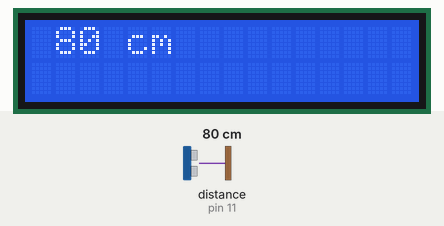
This sketch was run on a simulated Arduino Uno, built with avr-gcc and run on an emulated ATmega328P. Parts: 16×2 character LCD. Wiring (inferred from the names in the program): ultrasonic range finder: trigger pin 10; echo pin 11. The inputs (shaded band) are chosen by the test bench; at power-on: distance to the obstacle (sensor on pin 11) 80 cm. The echo pulse lasts 58.3 µs per cm; what the sketch prints to the serial monitor is not drawn.

Above: at 1.2 s.
1.3 s: distance to the obstacle (sensor on pin 11) set to 2 cm
At 2.1 s:
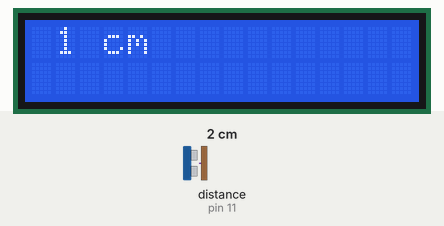
3.0 s: distance to the obstacle (sensor on pin 11) set to 4 cm
At 4.1 s:
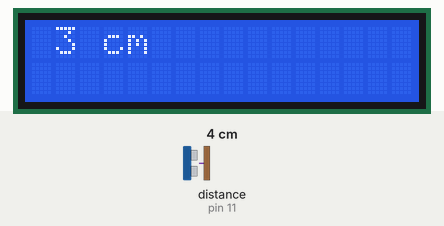
6.0 s: distance to the obstacle (sensor on pin 11) set to 9 cm
At 7.3 s:
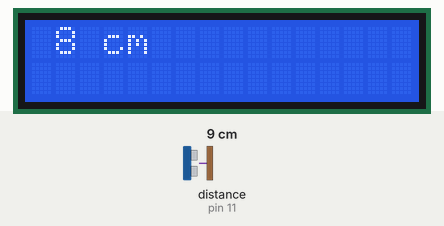
Timing chart, 0 to 9.0 s (numbered marks = the images above; inputs shaded):
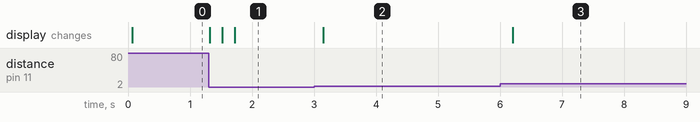

Measured:
- after the input at 1.3 s, the display: changes at once (image 1)
- after the input at 3.0 s, the display: changes after 0.15 s (image 2)
- after the input at 6.0 s, the display: changes after 0.21 s (image 3)

The sketch:

cz_odl_lcd2.ino
```cpp
#include <LiquidCrystal.h>
#define trigPin 10
#define echoPin 11
LiquidCrystal lcd(2, 3, 4, 5, 6, 7);

void setup() {
  Serial.begin (9600);
  lcd.begin(16, 2); //Deklaracja typu
  pinMode(trigPin, OUTPUT); //Pin, do którego podłączymy trig jako wyjście
  pinMode(echoPin, INPUT); //a echo, jako wejście
}

void loop() {
  long odl, odl2;
  odl = odleglosc();
  /*if (odl != odl2) {
    wys(odl);
    delay(500);
  }
  odl2 = odl;
  */
  Serial.println(odl);
  wys(odl);
  delay(200);
}

void wys(long odl) {
  lcd.clear();
  lcd.setCursor(1, 0);
  lcd.print(odl);
  lcd.print(" cm");
}

long odleglosc() {
  long czas;
  digitalWrite(trigPin, LOW);
  delayMicroseconds(2);
  digitalWrite(trigPin, HIGH);
  delayMicroseconds(10);
  digitalWrite(trigPin, LOW);

  //Pomiar wykonany
  czas = pulseIn(echoPin, HIGH);
  return czas / 58;
}
```
